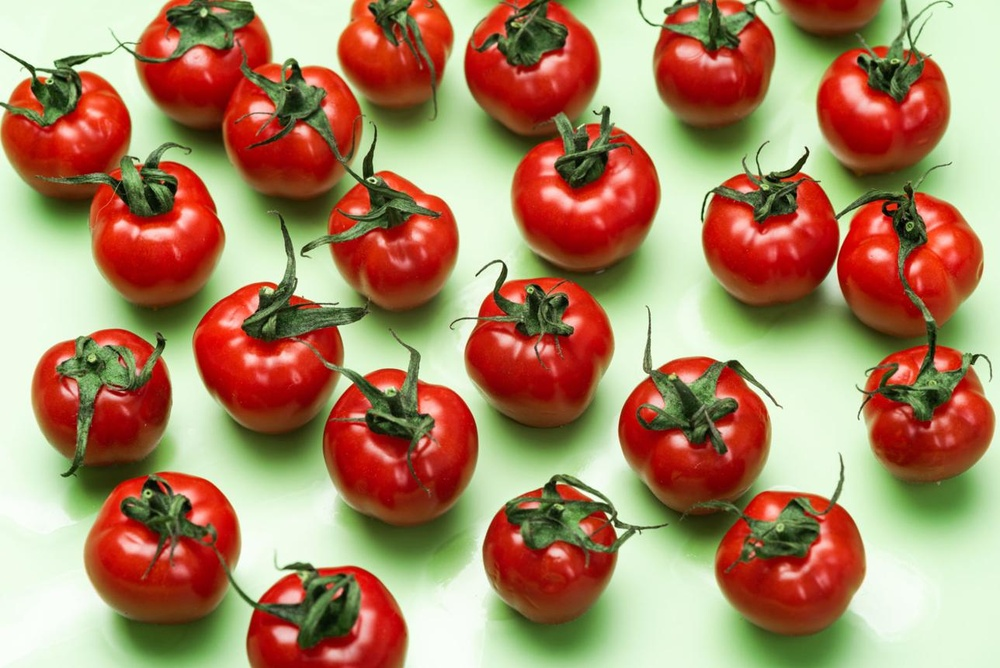
#> input picture assign_26/img_2.jpeg, 1000 x 668 px, shrunk from 1288 x 860 before the run
$ python reg_grow.py
#> lines starting #> are read from the running program, lines starting #| are printed output that depends on the picture; after the words box and inside, x2 and y2 are one past the last pixel; in counts of white or black regions, pixels touching at a corner belong together
import cv2
import numpy as np
import matplotlib.pyplot as plt
from collections import deque

img = cv2.imread("img_2.jpeg", cv2.IMREAD_GRAYSCALE)
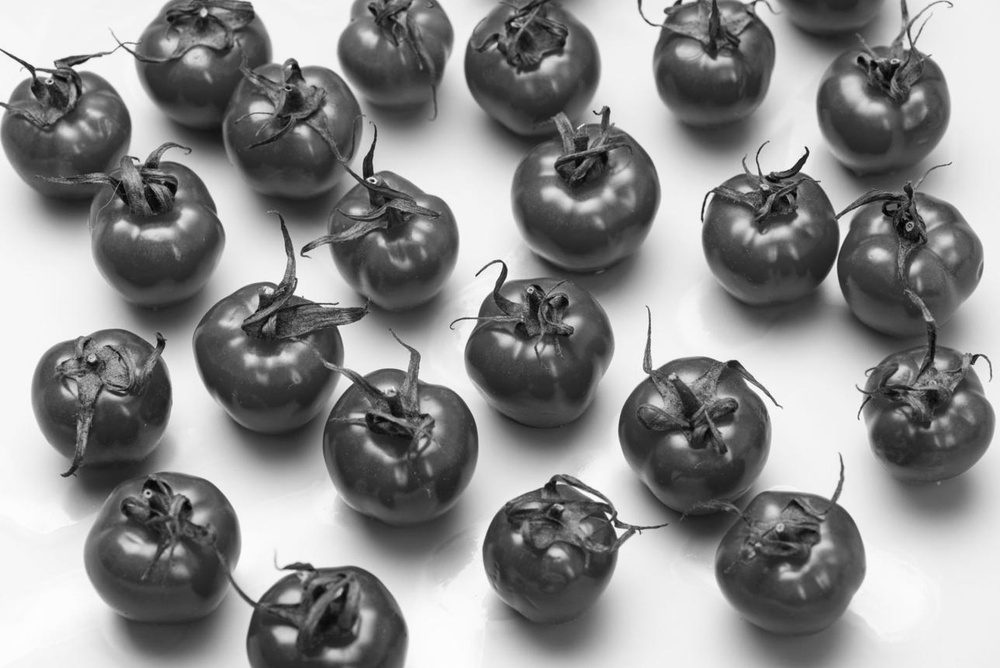
#> img: shape (668, 1000); min 0, max 255, mean 140.5

if img is None:
    raise FileNotFoundError("img_1.jpeg not found")


def region_growing(img, seed, threshold=15):
    h, w = img.shape
    visited = np.zeros((h, w), dtype=bool)
    region = np.zeros((h, w), dtype=np.uint8)

    sy, sx = seed
    seed_value = int(img[sy, sx])
    queue = deque([(sy, sx)])
    visited[sy, sx] = True

    neighbors = [(-1, 0), (1, 0), (0, -1), (0, 1)]

    while queue:
        y, x = queue.popleft()
        region[y, x] = 255

        for dy, dx in neighbors:
            ny, nx = y + dy, x + dx

            if 0 <= ny < h and 0 <= nx < w and not visited[ny, nx]:
                visited[ny, nx] = True

                if abs(int(img[ny, nx]) - seed_value) <= threshold:
                    queue.append((ny, nx))

    return region


# Seed pixel: center of image
seed = (img.shape[0] // 2, img.shape[1] // 2)
#> seed = (334, 500)
result = region_growing(img, seed, threshold=15)
#> in region_growing, `seed_value = int(img[sy, sx])`: seed_value = 183
#> after the loop in region_growing, `while queue:`:
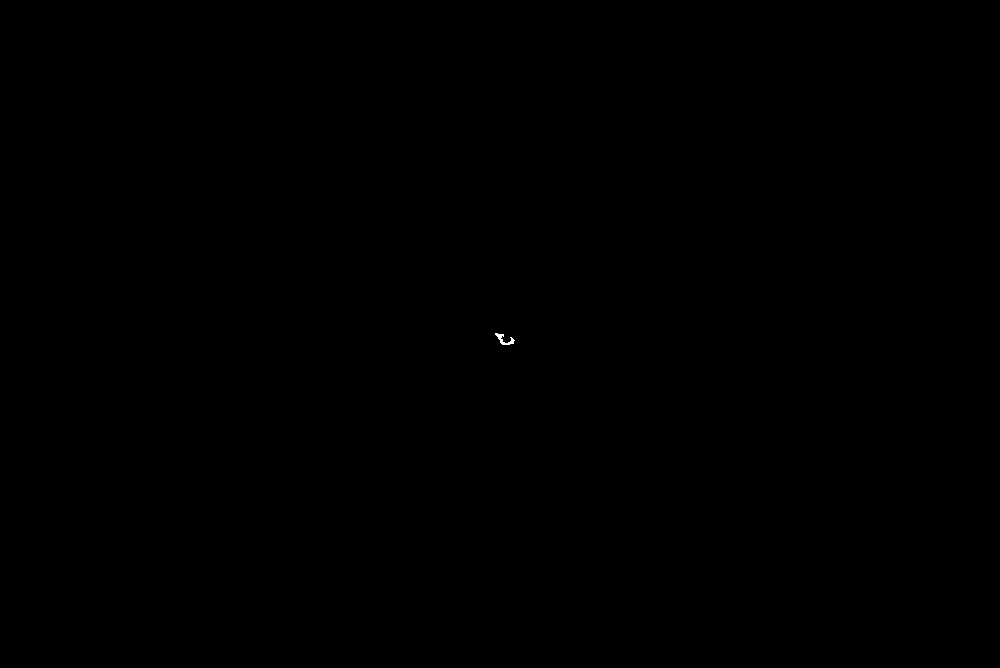
#> region: shape (668, 1000); 0.01% white in thin lines or dots, all inside (x1, y1, x2, y2) = (495, 333, 515, 345)
#> after the loop in region_growing, `while queue:`: visited: shape (668, 1000) bool; 0.02% white; 1 white region, box (x1, y1, x2, y2) and area: (494, 332, 516, 346) 153

plt.figure(figsize=(10, 5))

plt.subplot(1, 2, 1)
plt.imshow(img, cmap="gray")
plt.scatter(seed[1], seed[0], color="red", s=30)
plt.title("Original Image and Seed")
plt.axis("off")

plt.subplot(1, 2, 2)
plt.imshow(result, cmap="gray")
plt.title("Region Growing")
plt.axis("off")

plt.tight_layout()
plt.show()
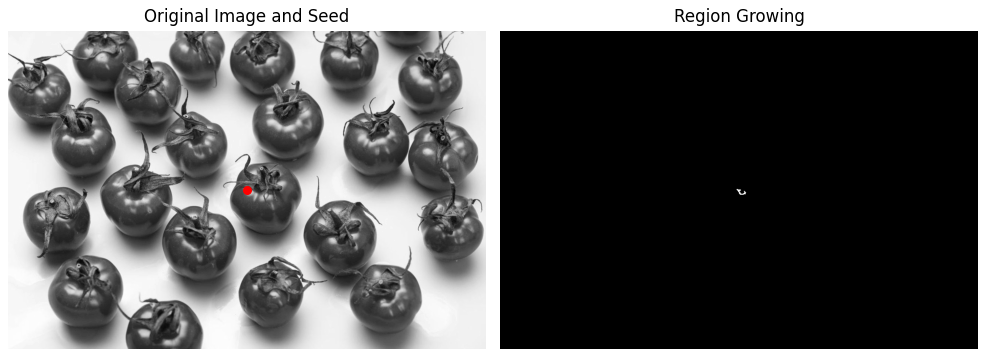
#> figure drawn by matplotlib, 2 panels

$ run again, with assign_26/fig_2.png saved as assign_26/img_2.jpeg
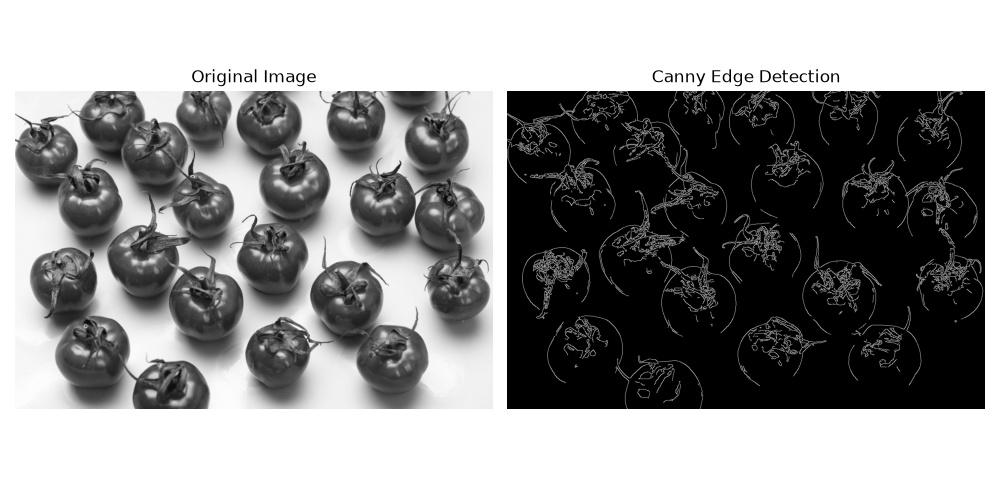
#> input picture assign_26/fig_2.png, 1000 x 500 px
#> img is the input picture: shape (500, 1000); min 0, max 255, mean 145.6
#> seed_value = 255
#> after the loop in region_growing, `while queue:`:
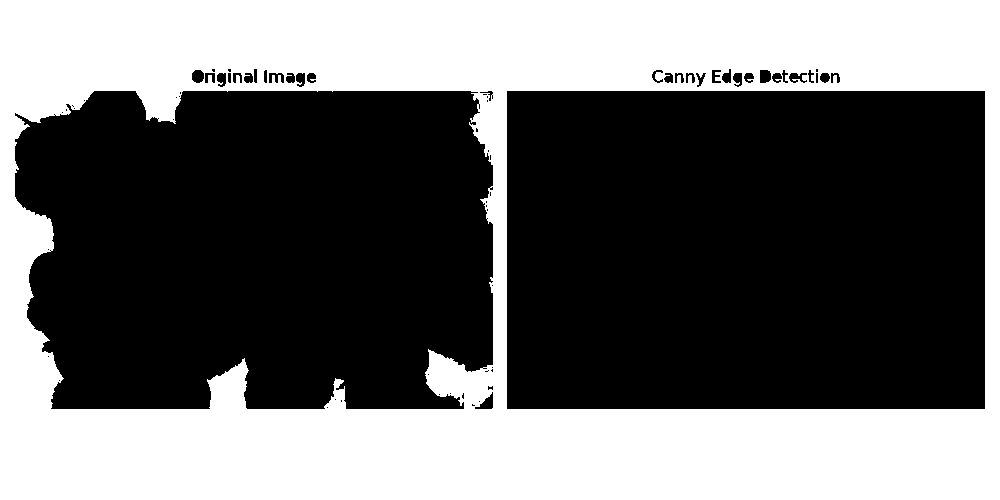
#> region: shape (500, 1000); 41.6% white; 1 white region, box (x1, y1, x2, y2) and area: (0, 0, 1000, 500) 208168
#> `plt.show()`:
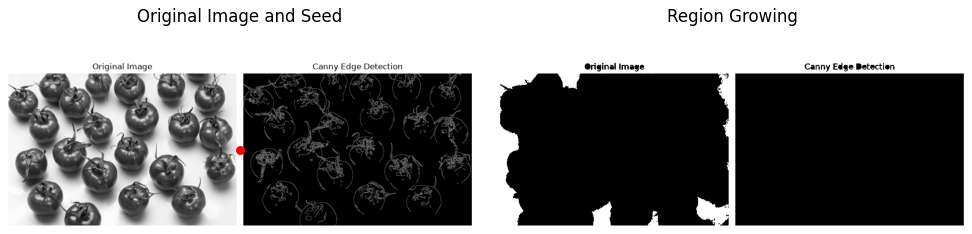
#> figure drawn by matplotlib, 2 panels
